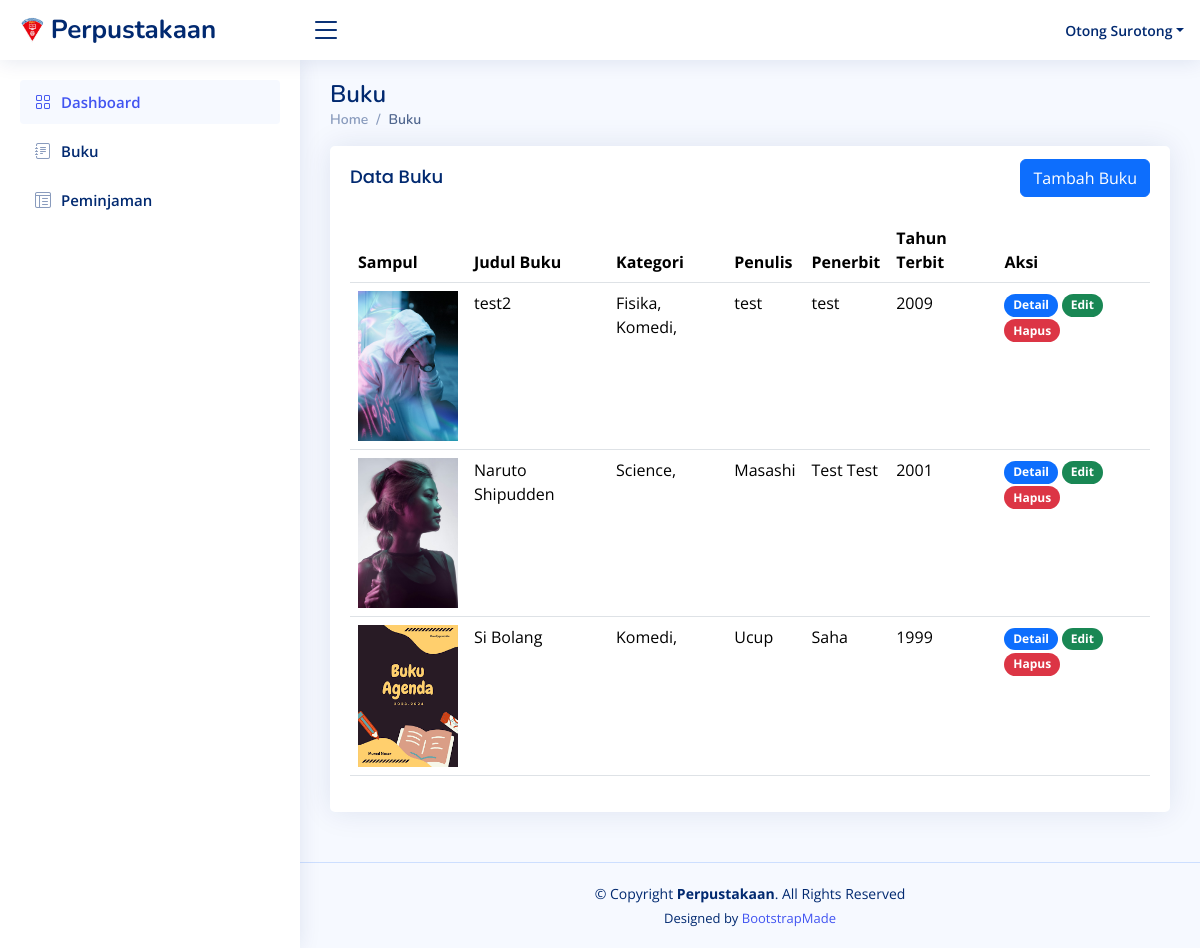
Page /buku (signed in) on the committed database.
### tables this page shows
CREATE TABLE `buku` (
  `BukuID` int NOT NULL,
  `Judul` varchar(255) NOT NULL,
  `Penulis` varchar(255) NOT NULL,
  `Penerbit` varchar(255) NOT NULL,
  `TahunTerbit` year NOT NULL,
  `Sampul` varchar(100) NOT NULL
);

### app/core/Controller.php (called while the page is built, shortened)
<?php
class Controller
{
  public function view($view, $data = []): void
  {
    require_once '../app/views/' . $view . '.php';
  }
  public function model($modelClass): object
  {
    return new $modelClass;
  }
}

### app/controllers/Buku.php (called while the page is built, shortened)
<?php
class Buku extends Controller
{
    public function index()
    {
        $data = [
            'title' => 'Data Buku',
            'data_buku' => $this->model('BukuModel')->get(),
            'kategoribuku' => $this->model('KategoriRelasiModel')->get()
        ];
        $this->view('buku/index', $data);
    }
}

### app/core/App.php (called while the page is built, shortened)
<?php
class App {
  protected $controller = 'Web', $method = 'index', $params = [];
  public function __construct()
  {
    $this->controller = new $this->controller;
    call_user_func_array([$this->controller, $this->method], $this->params);
  }
}

### public/index.php (called while the page is built, shortened)
<?php
require_once '../app/init.php';
$app = new App;

### app/core/Database.php (called while the page is built, shortened)
<?php
class Database {
  private $host = DBHOST, $user = DBUSER, $pass = DBPASS, $dbname = DBNAME;
  private $dbh;
  private $stmt;
  public function __construct()
  {
    $dsn = "mysql:host=$this->host;dbname=$this->dbname";
    $options = [
      PDO::ATTR_PERSISTENT => true,
      PDO::ATTR_ERRMODE    => PDO::ERRMODE_EXCEPTION
    ];
    try {
      $this->dbh = new PDO($dsn, $this->user, $this->pass, $options);
    } catch(PDOException $e) {
      die($e->getMessage());
    }
  }
  public function query($query): void {
    $this->stmt = $this->dbh->prepare($query);
  }
  public function execute(): void {
    $this->stmt->execute();
  }
  public function resultSet(): array {
    $this->execute();
    return $this->stmt->fetchAll(PDO::FETCH_ASSOC);
  }
}

### app/core/BaseModel.php (called while the page is built, shortened)
<?php
class BaseModel
{
    public $db;
    protected $table;
    public function __construct()
    {
        $this->db = new Database();
    }
    public function selectData(string $view = null, string $select = null, array $orderBy = [], array $kondisi = null, string $limit = ''): void
    {
        $table = (!is_null($view)) ? $view : $this->table;
        $setSelect = (!is_null($select)) ? $select : "*";
        $setOrder = "";
        if (count($orderBy) > 0) {
            $keyOrder = array_keys($orderBy)[0];
            $valueOrder = array_values($orderBy)[0];
            $setOrder = "ORDER BY $keyOrder $valueOrder";
        }
        $query = "SELECT $setSelect FROM $table $setOrder $limit";
        if (!is_null($kondisi)) {
            if (array_key_exists("logic", $kondisi)) {
                $logic = $kondisi['logic'];
                $i = 1;
            } else {
                $logic = "";
                $i = 0;
            };
            $arr = [];
            for ($i; $i <= count($kondisi) - 1; $i++) {
                $arr += [array_keys($kondisi)[$i] => array_values($kondisi)[$i]];
            }
            $setKondisi = implode(" ? $logic ", array_keys($arr)) . " ? ";
            $query = "SELECT $setSelect FROM $table WHERE ($setKondisi) $setOrder $limit";
            $this->db->query($query);
            $i = 1;
            foreach ($arr as $value) {
                $this->db->bind($i, $value);
                $i++;
            }
        } else {
            $this->db->query($query);
        }
    }
    public function fetchAll(): array
    {
        return $this->db->resultSet();
    }
}

### app/models/BukuModel.php (called while the page is built, shortened)
<?php
class BukuModel extends BaseModel
{
    public function get()
    {
        $this->selectData();
        return $this->fetchAll();
    }
}

### app/init.php (called while the page is built, shortened)
<?php
spl_autoload_register(function ($class) {
    $class = explode('\\', $class);
    $class = end($class);
});

### app/models/KategoriRelasiModel.php (called while the page is built, shortened)
<?php
class KategoriRelasiModel extends BaseModel
{
    protected $view = 'view_kategoribuku';
    public function get()
    {
        $this->selectData($this->view, orderBy: ['NamaKategori' => 'ASC']);
        return $this->fetchAll();
    }
}

### app/views/buku/index.php (the view, shortened to what this page needs)
<div class="pagetitle">
    <h1>Buku</h1>
    <nav>
        <ol class="breadcrumb">
            <li class="breadcrumb-item"><a href="index.html">Home</a></li>
            <li class="breadcrumb-item active">Buku</li>
        </ol>
    </nav>
</div>
<section class="section">
    <div class="row">
        <div class="col-lg-12">
            <div class="card">
                <div class="card-body">
                <div class="d-flex mb-2 justify-content-between align-items-center">
                    <h5 class="card-title">Data Buku</h5>
                    <a href="<?= BASEURL ?>/buku/create" class="btn btn-primary">Tambah Buku</a>
                </div>
                    <table class="table datatable">
                        <thead>
                            <tr>
                                <th>Sampul</th>
                                <th>Judul Buku</th>
                                <th>Kategori</th>
                                <th>Penulis</th>
                                <th>Penerbit</th>
                                <th>Tahun Terbit</th>
                                <th>Aksi</th>
                            </tr>
                        </thead>
                        <tbody>
                            <?php foreach($data['data_buku'] as $item): ?>
                            <tr>
                                <td><img src="<?= BASEURL ?>/img/sampul/<?= $item['Sampul'] ?>" alt="Sampul Buku" width="100"></td>
                                <td><?= $item['Judul'] ?></td>
                                <td><?php foreach ($data['kategoribuku'] as $kategori) {
                                    if($item['BukuID'] == $kategori['BukuID']) {
                                        echo $kategori['NamaKategori'] . ', ';
                                    }
                                } ?></td>
                                <td><?= $item['Penulis'] ?></td>
                                <td><?= $item['Penerbit'] ?></td>
                                <td><?= $item['TahunTerbit'] ?></td>
                                <td>
                                    <a href="<?= BASEURL ?>/buku/detail/<?= $item['BukuID'] ?>" class="btn badge rounded-pill bg-primary">Detail</a>
                                    <a href="<?= BASEURL ?>/buku/edit/<?= $item['BukuID'] ?>" class="btn badge rounded-pill bg-success">Edit</a>
                                    <form action="<?= BASEURL ?>/buku/destroy" method="post" class="d-inline">
                                        <button type="submit" class="btn badge rounded-pill bg-danger">Hapus</button>
                                    </form>
                                </td>
                            </tr>
                            <?php endforeach ?>
                        </tbody>
                    </table>
                </div>
            </div>
        </div>
    </div>
</section>

### public/css/style.css (style rules this page uses)
:root { scroll-behavior: smooth; }
body { font-family: "Open Sans", sans-serif; background: #f6f9ff; color: #444444; }
a { color: #4154f1; text-decoration: none; }
h1, h2, h3, h4, h5, h6 { font-family: "Nunito", sans-serif; }
.pagetitle { margin-bottom: 10px; }
.pagetitle h1 { font-size: 24px; margin-bottom: 0; font-weight: 600; color: #012970; }
.card { margin-bottom: 30px; border: none; border-radius: 5px; box-shadow: 0px 0 30px rgba(1, 41, 112, 0.1); }
.card-title { padding: 20px 0 15px 0; font-size: 18px; font-weight: 500; color: #012970; font-family: "Poppins", sans-serif; }
.card-body { padding: 0 20px 20px 20px; }
.breadcrumb { font-size: 14px; font-family: "Nunito", sans-serif; color: #899bbd; font-weight: 600; }
.breadcrumb a { color: #899bbd; transition: 0.3s; }
.breadcrumb .breadcrumb-item::before { color: #899bbd; }
.breadcrumb .active { color: #51678f; font-weight: 600; }

### rows in the picture
buku: Sampul (picture), Judul "test2", NamaKategori "Fisika", NamaKategori "Komedi", Penulis "test", Penerbit "test", TahunTerbit "2009"
buku: Sampul (picture), Judul "Naruto Shipudden", NamaKategori "Science", Penulis "Masashi", Penerbit "Test Test", TahunTerbit "2001"
buku: Sampul (picture), Judul "Si Bolang", NamaKategori "Komedi", Penulis "Ucup", Penerbit "Saha", TahunTerbit "1999"

### other values in the picture
APP_NAME "Perpustakaan"
$_SESSION['NamaLengkap'] "Otong Surotong"
